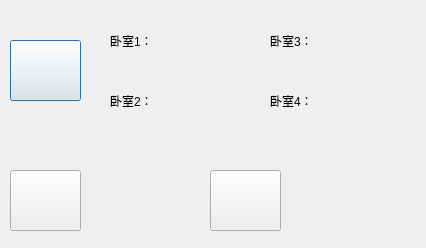
<?xml version="1.0" encoding="UTF-8"?>
<ui version="4.0">
 <class>Temperature</class>
 <widget class="QDialog" name="Temperature">
  <property name="geometry">
   <rect>
    <x>0</x>
    <y>0</y>
    <width>426</width>
    <height>248</height>
   </rect>
  </property>
  <property name="windowTitle">
   <string>Dialog</string>
  </property>
  <widget class="QLabel" name="label_4">
   <property name="geometry">
    <rect>
     <x>110</x>
     <y>30</y>
     <width>54</width>
     <height>21</height>
    </rect>
   </property>
   <property name="text">
    <string>卧室1：</string>
   </property>
  </widget>
  <widget class="QLabel" name="label_5">
   <property name="geometry">
    <rect>
     <x>110</x>
     <y>90</y>
     <width>54</width>
     <height>21</height>
    </rect>
   </property>
   <property name="text">
    <string>卧室2：</string>
   </property>
  </widget>
  <widget class="QLabel" name="label_6">
   <property name="geometry">
    <rect>
     <x>270</x>
     <y>30</y>
     <width>54</width>
     <height>21</height>
    </rect>
   </property>
   <property name="text">
    <string>卧室3：</string>
   </property>
  </widget>
  <widget class="QLabel" name="label_7">
   <property name="geometry">
    <rect>
     <x>270</x>
     <y>90</y>
     <width>54</width>
     <height>21</height>
    </rect>
   </property>
   <property name="text">
    <string>卧室4：</string>
   </property>
  </widget>
  <widget class="QLabel" name="T1">
   <property name="geometry">
    <rect>
     <x>170</x>
     <y>30</y>
     <width>54</width>
     <height>21</height>
    </rect>
   </property>
   <property name="text">
    <string/>
   </property>
  </widget>
  <widget class="QLabel" name="T2">
   <property name="geometry">
    <rect>
     <x>170</x>
     <y>90</y>
     <width>54</width>
     <height>21</height>
    </rect>
   </property>
   <property name="text">
    <string/>
   </property>
  </widget>
  <widget class="QLabel" name="T3">
   <property name="geometry">
    <rect>
     <x>330</x>
     <y>30</y>
     <width>54</width>
     <height>21</height>
    </rect>
   </property>
   <property name="text">
    <string/>
   </property>
  </widget>
  <widget class="QLabel" name="T4">
   <property name="geometry">
    <rect>
     <x>330</x>
     <y>90</y>
     <width>54</width>
     <height>21</height>
    </rect>
   </property>
   <property name="text">
    <string/>
   </property>
  </widget>
  <widget class="QLabel" name="PM">
   <property name="geometry">
    <rect>
     <x>110</x>
     <y>190</y>
     <width>54</width>
     <height>21</height>
    </rect>
   </property>
   <property name="text">
    <string/>
   </property>
  </widget>
  <widget class="QLabel" name="HUM">
   <property name="geometry">
    <rect>
     <x>310</x>
     <y>190</y>
     <width>54</width>
     <height>21</height>
    </rect>
   </property>
   <property name="text">
    <string/>
   </property>
  </widget>
  <widget class="QPushButton" name="Temp">
   <property name="geometry">
    <rect>
     <x>10</x>
     <y>40</y>
     <width>71</width>
     <height>61</height>
    </rect>
   </property>
   <property name="text">
    <string/>
   </property>
  </widget>
  <widget class="QPushButton" name="PM25">
   <property name="geometry">
    <rect>
     <x>10</x>
     <y>170</y>
     <width>71</width>
     <height>61</height>
    </rect>
   </property>
   <property name="text">
    <string/>
   </property>
  </widget>
  <widget class="QPushButton" name="Hum">
   <property name="geometry">
    <rect>
     <x>210</x>
     <y>170</y>
     <width>71</width>
     <height>61</height>
    </rect>
   </property>
   <property name="text">
    <string/>
   </property>
  </widget>
 </widget>
 <resources/>
 <connections/>
</ui>
